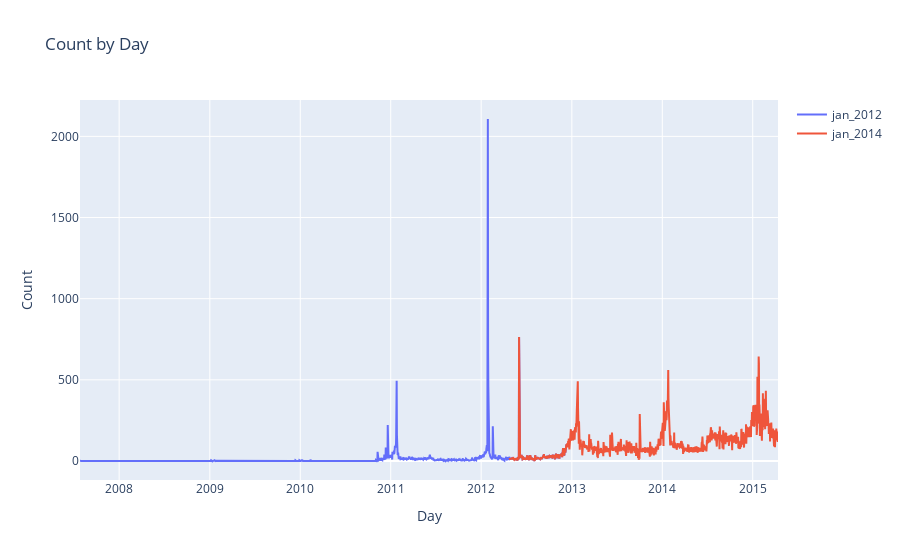

Write notebook code for a chart like this one.
### Code cell
corpora.viz.timelines(['jan_2012', 'jan_2014'], 'review_date', freq='1d')

### Figure 1 — Plotly figure (JSON) as saved in the notebook; plotly's stock layout.template omitted (floating-point values rounded to 4 significant figures; data arrays with more than 128 entries replaced by an {"elided": "..."} marker saying what was removed)
{"data": [{"name": "jan_2012", "showlegend": true, "type": "scatter", "x": {"elided": "1965 str values"}, "y": {"elided": "1965 int values"}}, {"name": "jan_2014", "showlegend": true, "type": "scatter", "x": {"elided": "1085 str values"}, "y": {"elided": "1085 int values"}}], "layout": {"autosize": true, "title": {"text": "Count by Day"}, "xaxis": {"autorange": true, "range": ["2007-07-27", "2015-04-13"], "title": {"text": "Day"}, "type": "date"}, "yaxis": {"autorange": true, "range": [-117.1, 2224.0], "title": {"text": "Count"}, "type": "linear"}}}
